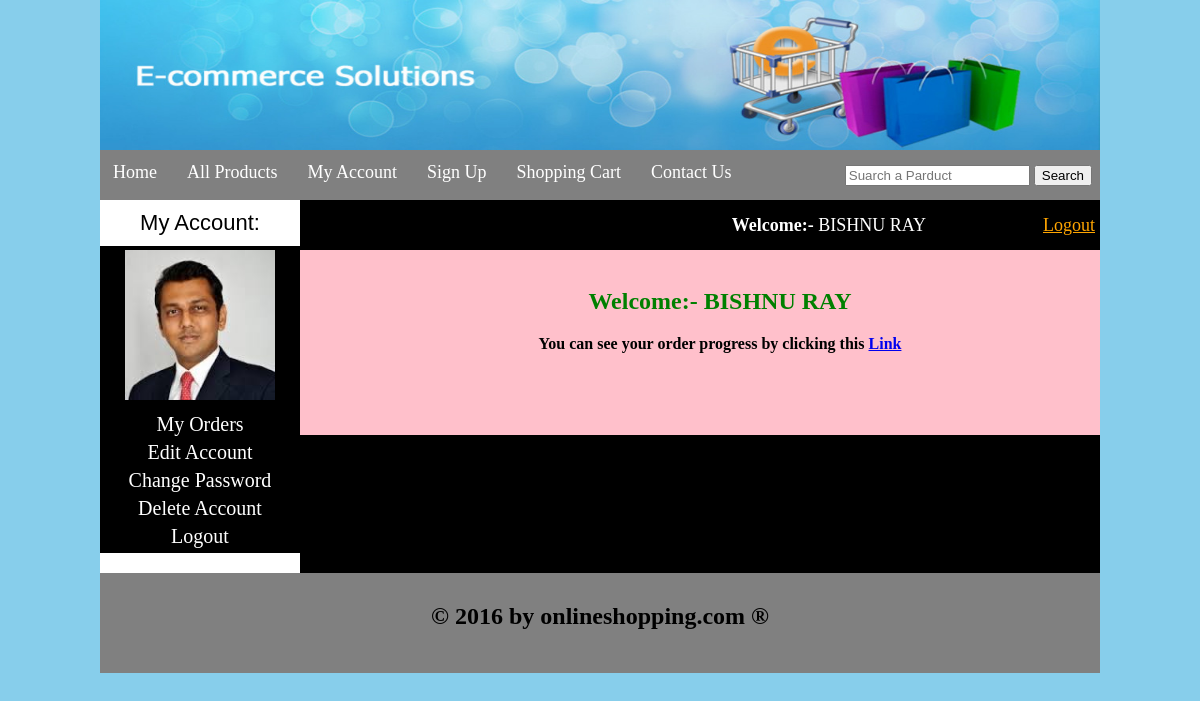
The app's page /customer/my_account.php (signed in) with its own data.
### tables this page shows
CREATE TABLE IF NOT EXISTS `customers` (
  `customer_id` int(10) NOT NULL AUTO_INCREMENT,
  `customer_ip` varchar(100) NOT NULL,
  `customer_name` text NOT NULL,
  `customer_email` varchar(255) NOT NULL,
  `customer_pass` varchar(100) NOT NULL,
  `customer_country` varchar(200) NOT NULL,
  `customer_city` varchar(100) NOT NULL,
  `customer_contact` int(200) NOT NULL,
  `customer_image` varchar(100) NOT NULL,
  `customer_address` varchar(255) NOT NULL,
  PRIMARY KEY (`customer_id`)
);

### customer/my_account.php (the view, shortened to what this page needs)
<!DOCTYPE html>
<?php
	include_once ("../function/function.php");
?>
<html>
<head>
	<link rel="stylesheet" type="text/css" href="../styles/style.css" media="all"/>
</head>
<body>
<div class="main_wrapper">
		<div class="header_wrapper">
			<a href ="index.php"><img src="../images/header.jpg" width="1000px" height="150px"></a>
		</div>
			<div id="menubar">
				<ul id="menu">
					<li><a href="../index.php">Home</a></li>
					<li><a href="../all_products.php">All Products</a></li>
					<li><a href="my_account.php">My Account</a></li>
					<li><a href="#">Sign Up</a></li>
					<li><a href="../cart.php">Shopping Cart</a></li>
					<li><a href="#">Contact Us</a></li>
				</ul>
				<div id="form">
					<form method="get" action="../result.php" enctype="multipart/form-data">
						<input type="text" name="user_query" placeholder="Suarch a Parduct"/>
						<input type="submit" name="search" value="Search"/>
					</form>
				</div>
			</div>
<div class="content_wrapper">
	<div id="sidebar">
					<div id="sidebar_title">My Account:</div>
							<ul id="cats">
								<?php
								$user=$_SESSION['customer_email'];
								$get_img="SELECT * FROM `customers` WHERE customer_email='$user'";
								$run_img=mysqli_query($con,$get_img);
								$row_img=mysqli_fetch_array($run_img);
								$c_image=$row_img['customer_image'];
								$name=$_SESSION['customer_name']=$row_img['customer_name']; ?>
								<p align="center"><img src="customer_images/<?php echo $c_image;?>" width='150' height='150' style="border:2px solid:white;padding:4px;"/></p>
	<li><a href="my_account.php?my_orders">My Orders</a></li>
	<li><a href="my_account.php?edit_account">Edit Account</a></li>
	<li><a href="my_account.php?change_pass">Change Password</a></li>
	<li><a href="my_account.php?delete_account">Delete Account</a></li>
	<li><a href="../logout.php">Logout</a></li>
			</ul>
							<div id="sidebar_title"></div>
							</div>
								<div id="content_area">
										<div id="shopping_cart">
												<span style='float:right;font-size:18px;padding:5px;line-height:40px;'>
		<?php
		if(isset($_SESSION['customer_email'])){
		echo "<b>Welcome:-&nbsp;</b>" . $_SESSION['customer_name'] ."<b style='yellow'>&nbsp;&nbsp;&nbsp;&nbsp;&nbsp;&nbsp;&nbsp;&nbsp;&nbsp;&nbsp;&nbsp;&nbsp;&nbsp;&nbsp;&nbsp;&nbsp;&nbsp;&nbsp;&nbsp;&nbsp;&nbsp;&nbsp;&nbsp;&nbsp;&nbsp;</b>";
			}else{ echo "Welcome Guest!" ; }
			?>
			<?php
				if(!isset($_SESSION['customer_email'])){
				echo "<a href='../checkout.php' style='color:orange;'>Login</a>";
					}else{
						echo "<a href='../logout.php' style='color:orange;'>Logout</a>";
						}
					?>
				</span>
		</div>
			<div id="product_box">
			</h2><br>
			<?php
			if(!isset($_GET['my_orders'])){
			if (!isset($_GET['edit_account'])) {
			if (!isset($_GET['change_pass'])) {
			if(!isset($_GET['delete_account'])){
		echo "<h2 style='padding:20px;color:green;'>Welcome:-&nbsp;$name</h2>
		<b>You can see your order progress by clicking this <a href='my_account.php?my_order'>Link</a></b>";
				}
			}
		}
		}
			?>
			?><br><br><br><br><br>
											</div>
								</div>
					</div>
		<div id="footer">
			<h2 style="text-align:center;padding-top:30px">	&copy; 2016 by onlineshopping.com &reg;</h2>
		</div>
	</div>
</body>
</html>

### styles/style.css (style rules this page uses)
html, body, div, span, applet, object, iframe, h1, h2, h3, h4, h5, h6, p, blockquote, pre, a, abbr, acronym, address, big, cite, code, del, dfn, em, img, ins, kbd, q, s, samp, small, strike, strong, sub, sup, tt, var, b, u, i, center, dl, dt, dd, ol, ul, li, fieldset, form, label, legend, table, caption, tbody, tfoot, thead, tr, th, td, article, aside, canvas, details, embed, figure, figcaption, footer, header, hgroup, menu, nav, output, ruby, section, summary, time, mark, audio, video { margin: 0; padding: 0; border: 0; vertical-align: baseline; }
body { background: skyblue; }
.main_wrapper { width: 1000px; height: auto; margin: auto; background: black; }
.header_wrapper { width: 1000px; height: 150px; margin: auto; }
#menubar { width: 1000px; height: 50px; background: gray; color: white; }
#menu { padding: 0; margin: 0; line-height: 45px; float: left; }
#menu li { list-style: none; display: inline; }
#menu a { text-decoration: none; color: white; padding: 8px; margin: 5px; font-size: 18px; font-family: comic SANS MS; }
#form { float: right; padding-right: 8px; line-height: 50px; }
.content_wrapper { width: 1000px; margin: auto; background: pink; }
#content_area { width: 800px; float: right; background: pink; }
#sidebar { width: 200px; background: black; float: left; }
#sidebar_title { background: white; color: black; font-size: 22px; font-family:arial; padding: 10px; text-align: center; }
#cats { text-align: center; }
#cats li { list-style: none; margin: 5px; }
#cats a { color: white; padding: 8px; margin:5px; text-align: center; text-decoration: none; font-size: 20px; font-family:comic sans ms; }
#product_box { width:780px; text-align: center; margin-left: 30px; margin-bottom: 10px; }
#shopping_cart { width: 800px;height: 50px;background:black;color: white; }
#footer { width: 1000px; height: 100px; background: gray; clear: both; }

### records on screen
customers: customer_image (picture), customer_name "BISHNU RAY"

### other values on screen
$_SESSION['customer_name'] "BISHNU RAY"
